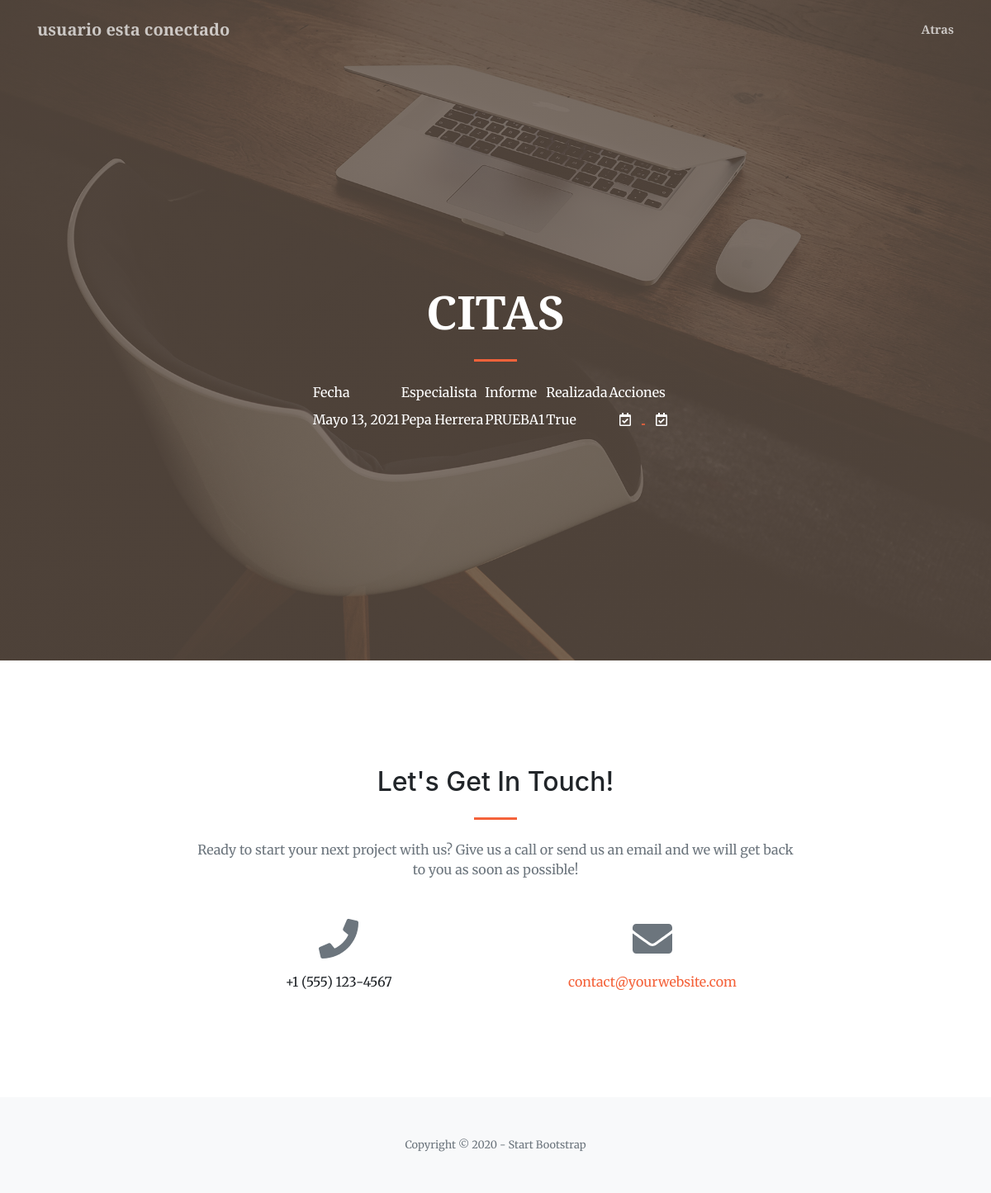
/listCita (signed in), run on an earlier commit of the app's database.
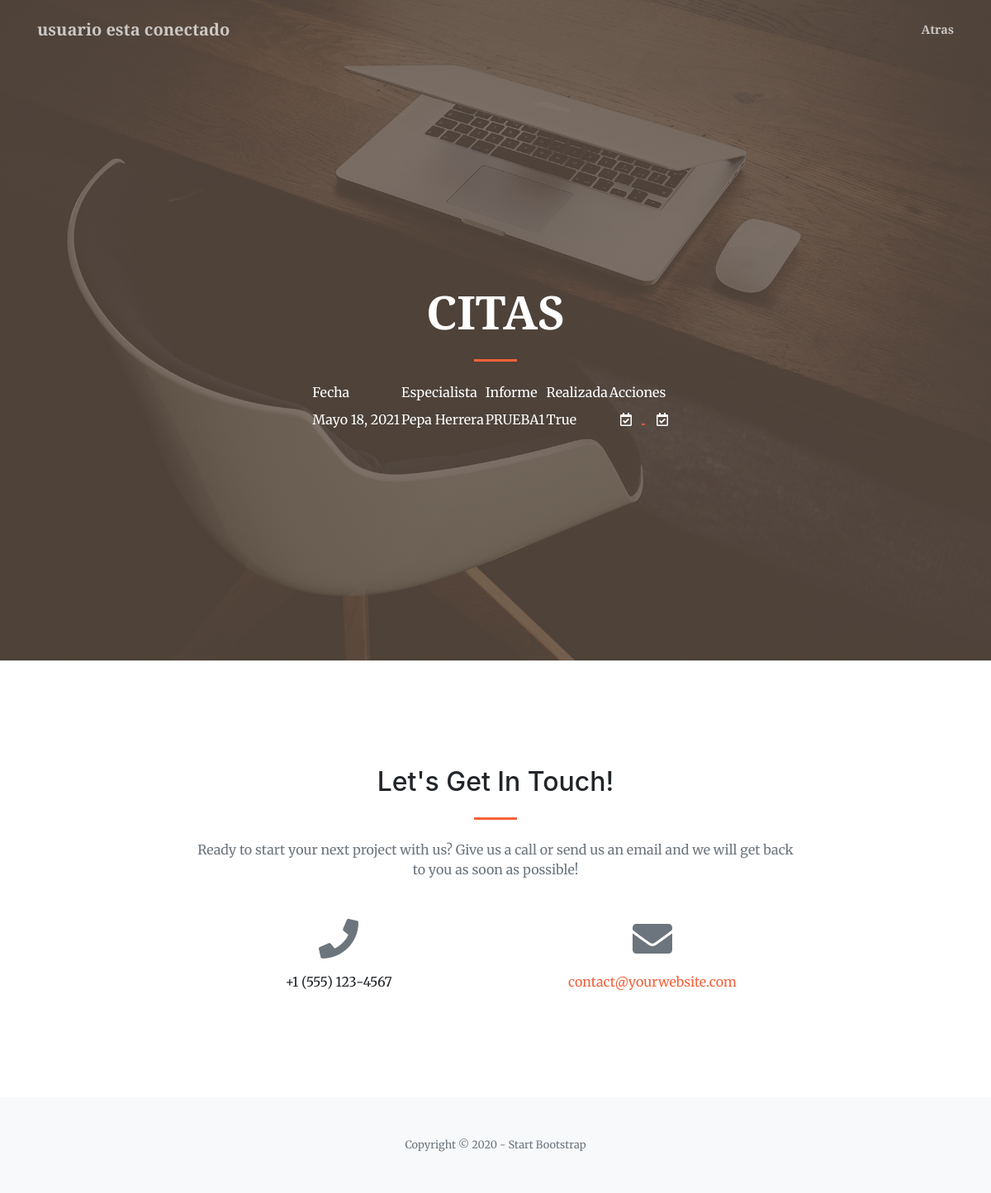
And on a later commit of the database.
### nucleo/models.py (models this page shows)
class Cita(models.Model):
    fecha=models.DateField()
    idCliente=models.ForeignKey(Cliente,on_delete=models.CASCADE)
    idEspecialista=models.ForeignKey(Especialista,on_delete=models.CASCADE)
    informe=models.TextField(blank=True)
    realizada=models.BooleanField()

class Especialista(models.Model):
    dni=models.CharField(max_length=10)
    nombre=models.CharField(max_length=50)
    apellidos=models.CharField(max_length=100)
    direccion=models.CharField(max_length=100)
    fechaNacimiento=models.DateField()
    foto=models.CharField(max_length=100)
    biografia=models.CharField(max_length=255)
    idUsuario=models.ForeignKey(User,on_delete=models.CASCADE)

### nucleo/views.py (the view)
# urls.py: path('listCita',views.CitaListView.as_view(),name="listCita"),
class CitaListView(ListView):
    model=Cita

### nucleo/templates/nucleo/cita_list.html (shortened to what the changed rows need)
<!DOCTYPE html>
<html lang="en">
    <head>
        <link href="https://cdnjs.cloudflare.com/ajax/libs/magnific-popup.js/1.1.0/magnific-popup.min.css" rel="stylesheet" />
        {% load static %}
        <link href="{% static 'css/styles.css' %}" rel="stylesheet" />
    </head>
    <body id="page-top">
        <header class="masthead">
            <div class="container h-100">
                <div class="row h-100 align-items-center justify-content-center text-center">
                    <div class="col-lg-10 align-self-end">
                        <h1 class="text-uppercase text-white font-weight-bold">Citas</h1>
                        </div>
                        <div class="col-lg-8 align-self-baseline">
                        <div align="center">
                        <div class="panel panel-default">
                            <div class="panel-heading">
                            <table bgcolor="">
                            <thead>
							<tr>
								<td><font color="white">Fecha</font></td>
								<td><font color="white">Especialista</font></td>
								<td><font color="white">Informe</font></td>
                                <td><font color="white">Realizada</font></td>
                                <td><font color="white">Acciones</font></td>
							</tr>
						    <thead>
                            <tbody>
                            {% if cita_list %}
                            {% for c in cita_list %}
							<tr>
                                {% if c.idCliente.idUsuario.id == user.id %}
                                <td><font color="white">{{ c.fecha }}</font></td>
								<td><font color="white">{{ c.idEspecialista.nombre }} {{ c.idEspecialista.apellidos }}</font></td>
                                <td><font color="white">{{ c.informe }}</font></td>
                                <td><font color="white">{{ c.realizada }}</font></td>
                                <td><a href="deleteCita/{{ c.id }}">
								    <abbr title="Borrar">
									<button type="submit" class="btn btn-default">
										<font color="white"><i class="far fa-calendar-check"></i></font>
									</button>
                                    </abbr></a>
                                    <a href="updateCita/{{ c.id }}">
								    <abbr title="Editar">
									<button type="button" class="btn btn-default">
										<font color="white"><i class="far fa-calendar-check"></i></font>
									</button>
									</abbr></a></td>
                                {%endif%}
							</tr>
                            {% endfor %}
                            </tbody>
                            </table>
                            {% else %}
                            <p>No hay ningun especialista</p>
                            {% endif %}
                        </div>
                      </div>
                    </div>
                </div>
            </div>
        </header>
        <section class="page-section" id="contact">
            <div class="container">
                <div class="row justify-content-center">
                    <div class="col-lg-8 text-center">
                        <h2 class="mt-0">Let's Get In Touch!</h2>
                    </div>
                </div>
            </div>
        </section>
    </body>
</html>

What changed in the data, as far as the page shows it:
changed Cita "PRUEBA1": fecha "Mayo 13, 2021" → "Mayo 18, 2021"
